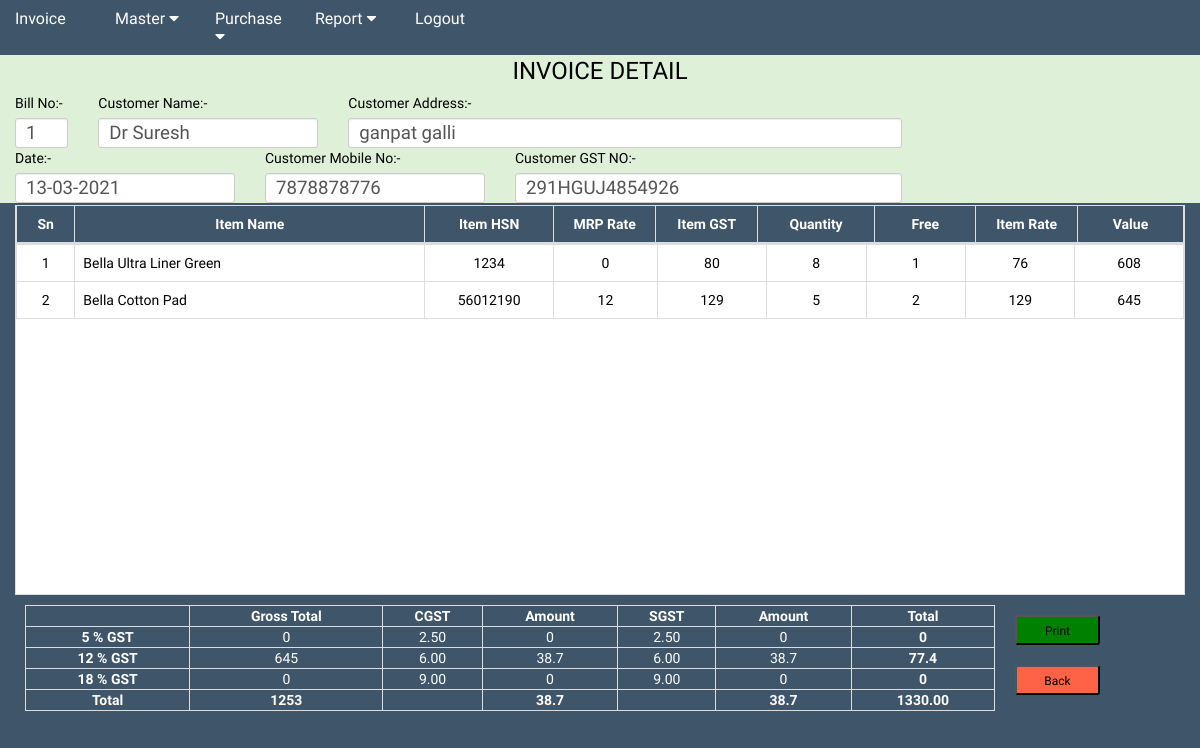
/localbill.php?edit=1 (signed in), run on the app's committed database.
### tables this page shows
CREATE TABLE `invoice` (
  `invoice_id` bigint(50) UNSIGNED NOT NULL,
  `in_id` bigint(30) UNSIGNED NOT NULL,
  `customer_id` bigint(50) UNSIGNED NOT NULL,
  `gst` bigint(50) UNSIGNED NOT NULL,
  `item_id` bigint(15) UNSIGNED NOT NULL,
  `qty` double NOT NULL,
  `free` double NOT NULL,
  `rate` double NOT NULL,
  `mrp` double NOT NULL,
  `value` double NOT NULL,
  `type` varchar(50) NOT NULL,
  `invoice_date` date NOT NULL
);

CREATE TABLE `item` (
  `item_id` bigint(15) UNSIGNED NOT NULL,
  `item_cmp` varchar(200) NOT NULL,
  `item_name` varchar(50) NOT NULL,
  `item_hsn` bigint(4) UNSIGNED ZEROFILL NOT NULL,
  `item_gst` varchar(30) NOT NULL,
  `item_pc` varchar(30) NOT NULL,
  `mrp` double UNSIGNED NOT NULL,
  `sale` double NOT NULL,
  `pur` double NOT NULL
);

### localbill.php (the view, shortened to what this page needs)
<?php include("header.php");
$invoice_num=$_GET['edit'];
$qry="SELECT DISTINCT `customer`.`customer_name` AS `customer`,`customer`.`customer_mob` AS `mob`,`customer`.`customer_address` AS `address`,`customer`.`customer_gst` AS `gst_no`,`invoice`.`invoice_date` AS `date`,`invoice_no`.`status` FROM `customer`,`invoice`,`invoice_no` WHERE `customer`.`customer_id`=`invoice`.`customer_id` AND `invoice`.`in_id`=`invoice_no`.`in_id` AND `invoice_no`.`number`='$invoice_num' LIMIT 1;";
  $confirm=mysqli_query($conn,$qry)or die(mysqli_error());
  $out=mysqli_fetch_array($confirm);
  $print = $out['status'];
?>
<body class="theam">
    <div class="col-md-12 bg-success">
    <h3 class="text-center" style="color:black; margin-top:3px;margin-bottom:-2px;">INVOICE DETAIL</h3>
        <div class="row">
            <div class="col-md-10 ">
                <div class="row cust_add">
                    <div class="col-md-1">
                        <label>Bill No:-</label>
                        <input type="text" name="" value="<?php echo $invoice_num;?>"
                            class="col-md-1 form-control input-sm" id="bill_no" readonly=""
                            style="background-color:white; font-size:14pt; ">
                    </div>
                    <div class="col-md-3">
                        <label>Customer Name:-</label>
                        <input type="text" name="" value="<?php echo $out['customer'];?>"
                            class="col-md-1 form-control input-sm " id="customer_name" readonly=""
                            style="background-color:white; font-size:14pt;">
                    </div>
                    <div class="col-md-7">
                        <label>Customer Address:-</label>
                        <input type="text" name="" value="<?php echo $out['address'];?>"
                            class="col-md-1 form-control input-sm " id="customer_address" readonly=""
                            style="background-color:white; font-size:14pt;">
                    </div>
                </div>
                <div class="row">
                    <div class="col-md-3">
                        <label>Date:-</label>
                        <input type="text" name="" value="<?php echo date("d-m-Y",strtotime($out['date']));?>"
                            class="col-md-1 form-control input-sm " id="customer_email" readonly=""
                            style="background-color:white; font-size:14pt;">
                    </div>
                    <div class="col-md-3">
                        <label>Customer Mobile No:-</label>
                        <input type="text" name="" value="<?php echo $out['mob'];?>"
                            class="col-md-1 form-control input-sm " id="customer_mob" readonly=""
                            style="background-color:white; font-size:14pt;">
                    </div>
                    <div class="col-md-5">
                        <label>Customer GST NO:-</label>
                        <input type="text" name="" value="<?php echo $out['gst_no'];?>"
                            class="col-md-1 form-control input-sm " id="customer_email" readonly=""
                            style="background-color:white; font-size:14pt;">
                    </div>
                </div>
            </div>
        </div>
    </div>
    <?php $bill_id=$_GET['edit'];?>
    <div class="col-md-12 theam tbl1" style="margin-top: 2px;" id="tb">
            <table class="fixed_header table table-bordered" id="table">
                <thead>
                    <tr>
                        <th style="width:5%">Sn</th>
                        <th style="width:30%">Item Name</th>
                        <th style="width:11%">Item HSN</th>
                        <th>MRP Rate</th>
                        <th>Item GST</th>
                        <th>Quantity</th>
                        <th>Free</th>
                        <th>Item Rate</th>
                        <th>Value</th>
                    </tr>
                </thead>
                <tbody>
                    <?php
					  include("connect.php");
					  $total=0;
					  $gstfive=$gsttwelve=$gsteghteen=$t=$without_gst=0;
					  $sn=0;
							$qry="SELECT `item`.`item_name` AS `item_name`,`item`.`item_hsn` AS `item_hsn`,`item`.`item_gst` AS `item_gst`,`invoice`.`qty` AS `item_quant`,`invoice`.`free` AS `free_item`,`invoice`.`mrp` AS `mrp`,`invoice`.`rate` AS `item_rate`,`invoice`.`value` AS `item_value` FROM `invoice`,`item` WHERE `item`.`item_id`=`invoice`.`item_id` AND `invoice`.`in_id`='$bill_id';";
							$confirm=mysqli_query($conn,$qry)or die(mysqli_error());
							while($out=mysqli_fetch_array($confirm))
							{ $sn=$sn+1;
							 $t=$out['item_value'];
							 $total=$total+$t;
							  if($out['item_gst']=="12")
							 {
							 	$ttl2=$out['item_value'];
							 	$gsttwelve=$gsttwelve+$ttl2;
							 }
						?>
                    <tr <?php if($print=='1'){?> style="background-color:lightpink"; <?php }?>>
                        <td style="margin-left: 10px; width:5%"><?php echo $sn;?></td>
                        <td style="width:30%; text-align: left;"><?php echo $out['item_name'];?></td>
                        <td style="width:11%"><?php echo $out['item_hsn'];?></td>
                        <td><?php echo $out['item_gst'];?></td>
                        <td><?php echo round($out['mrp'],2);?></td>
                        <td><?php echo $out['item_quant'];?></td>
                        <td><?php echo $out['free_item'];?></td>
                        <td><?php echo round($out['item_rate'],2);?></td>
                        <td><?php echo round($out['item_value'],2);?></td>
                    </tr>
                    <?php	} ?>
                </tbody>
            </table>
            <?php
						$gst_five=($gstfive*5)/100;
						$sgst_five=$gst_five/2;
						$cgst_five=$gst_five/2;
						$gst_six=($gsttwelve*12)/100;
						$sgst_six=$gst_six/2;
						$cgst_six=$gst_six/2;
						$gst_eight=($gsteghteen*18)/100;
						$sgst_eight=$gst_eight/2;
						$cgst_eight=$gst_eight/2;
						$total_half=$sgst_five+$sgst_six+$sgst_eight;
			$total_gst=$gst_five+$gst_six+$gst_eight+$total;
						?>
            <div class="row" style="margin-top: -20px;">
                <div class="col-md-10">
                    <table class="table-bordered tab" style="width:100%">
                        <tr>
                            <th></th>
                            <th>Gross Total</th>
                            <th>CGST</th>
                            <th>Amount</th>
                            <th>SGST</th>
                            <th>Amount</th>
                            <th>Total</th>
                        </tr>
                        <tr>
                            <th>5 % GST</th>
                            <td><?php echo round($gstfive,2); ?></td>
                            <td>2.50</td>
                            <td><?php echo round($cgst_five,2); ?></td>
                            <td>2.50</td>
                            <td><?php echo round($cgst_five,2); ?></td>
                            <th><?php echo round($gst_five,2); ?></th>
                        </tr>
                        <tr>
                            <th>12 % GST</th>
                            <td><?php echo round($gsttwelve,2); ?></td>
                            <td>6.00</td>
                            <td><?php echo round($cgst_six,2); ?></td>
                            <td>6.00</td>
                            <td><?php echo round($sgst_six,2); ?></td>
                            <th><?php echo round($gst_six,2); ?></th>
                        </tr>
                        <tr>
                            <th>18 % GST</th>
                            <td><?php echo round($gsteghteen,2); ?></td>
                            <td>9.00</td>
                            <td><?php echo round($cgst_eight,2); ?></td>
                            <td>9.00</td>
                            <td><?php echo round($sgst_eight,2); ?></td>
                            <th><?php echo round($gst_eight,2); ?></th>
                        </tr>
                        <tr>
                            <th>Total</th>
                            <th><?php echo round($total,2); ?></th>
                            <td></td>
                            <th><?php echo round($total_half,2); ?></th>
                            <td></td>
                            <th><?php echo round($total_half,2); ?></th>
                            <th><?php echo round($total_gst); ?>.00</th>
                        </tr>
                    </table>
                </div>
                <?php if($print!=1){?>
                <div class="col-md-2" style="margin-top: 20px; margin-left: 0px;">
                    <input type="button" name="Save" style="background-color: green;color:black" value="Print"
                        class="col-md-6 input-sm bg-success" id="print">
                </div><?php }  ?>
                <div class="col-md-2" style="margin-top: 20px; margin-left: 0px;">
                    <input type="button" name="Cancel" value="Back" style="background-color: tomato;color:black"
                        class="col-md-6 input-sm" id="cancel">
                </div>
            </div>
</body>
</html>

### css/style.css (style rules this page uses)
html body { margin: 0px; padding: 0px; overflow: hidden; font-family: 'Noticia Text', serif; }
.theam { background-color:#3f5569; color:#fff; }
.cust_add { margin-top: 10px; }
.fixed_header { width: 100%; table-layout: fixed; border-collapse: collapse; background-color: #fff; padding: 10px; height: 390px; margin-right: 17px; }
.fixed_header tbody { color: black; display:block; width: 100%; overflow: auto; height: 100%; }
.fixed_header thead tr { display: block; }
.fixed_header thead { background: #3f5569; color:#fff; }
.fixed_header th, .fixed_header td { padding: 5px; text-align: center; width: 200px; }
.tab { margin: 10px; }
.tab td,th { text-align: center; }

### header.php (style rules this page uses)
label { color: black; font-weight: 500; }

### data on the page
invoice: item.item_name "Bella Ultra Liner Green", item.item_hsn "1234", item.item_gst "0", mrp "80", qty "8", free "1", rate "76", value "608"
invoice: item.item_name "Bella Cotton Pad", item.item_hsn "56012190", item.item_gst "12", mrp "129", qty "5", free "2", rate "129", value "645"

### other printed values
$gstfive "0"
$cgst_five "0"
$gst_five "0"
$gsttwelve "645"
$cgst_six "38.7"
$sgst_six "38.7"
$gst_six "77.4"
$gsteghteen "0"
$cgst_eight "0"
$sgst_eight "0"
$gst_eight "0"
$total "1253"
$total_half "38.7"
$total_gst "1330"
